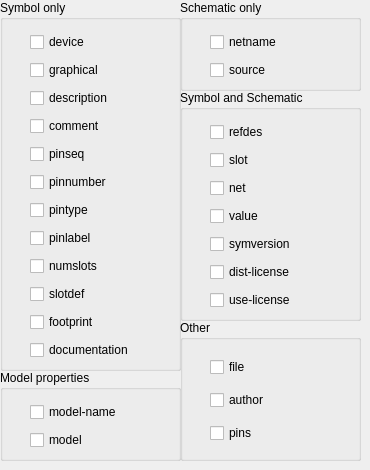
   <widget class="QWidget" name="tab_Tab_in_MainTab_is_ComponentAttributes">
    <attribute name="title">
     <string>Schematic Attributes</string>
    </attribute>
    <widget class="QGroupBox" name="widget_GroupBox_in_MainTab_SchematicAttributes_is_SymbolOnlyBox">
     <property name="geometry">
      <rect>
       <x>0</x>
       <y>0</y>
       <width>181</width>
       <height>371</height>
      </rect>
     </property>
     <property name="title">
      <string>Symbol only</string>
     </property>
     <widget class="QWidget" name="verticalLayoutWidget">
      <property name="geometry">
       <rect>
        <x>30</x>
        <y>30</y>
        <width>124</width>
        <height>332</height>
       </rect>
      </property>
      <layout class="QVBoxLayout" name="widget_VerticalBoxLayout_in_MainTab_SchematicAttributes_SymbolOnlyBox_is_Layout">
       <item>
        <widget class="QCheckBox" name="widget_CheckBox_in_MainTab_SchematicAttributes_SymbolOnlyBox_Layout_is_boolDevice">
         <property name="text">
          <string>device</string>
         </property>
        </widget>
       </item>
       <item>
        <widget class="QCheckBox" name="widget_CheckBox_in_MainTab_SchematicAttributes_SymbolOnlyBox_Layout_is_boolGraphical">
         <property name="text">
          <string>graphical</string>
         </property>
        </widget>
       </item>
       <item>
        <widget class="QCheckBox" name="widget_CheckBox_in_MainTab_SchematicAttributes_SymbolOnlyBox_Layout_is_boolDescription">
         <property name="text">
          <string>description</string>
         </property>
        </widget>
       </item>
       <item>
        <widget class="QCheckBox" name="widget_CheckBox_in_MainTab_SchematicAttributes_SymbolOnlyBox_Layout_is_boolComment">
         <property name="text">
          <string>comment</string>
         </property>
        </widget>
       </item>
       <item>
        <widget class="QCheckBox" name="widget_CheckBox_in_MainTab_SchematicAttributes_SymbolOnlyBox_Layout_is_boolPinseq">
         <property name="text">
          <string>pinseq</string>
         </property>
        </widget>
       </item>
       <item>
        <widget class="QCheckBox" name="widget_CheckBox_in_MainTab_SchematicAttributes_SymbolOnlyBox_Layout_is_boolPinnumber">
         <property name="text">
          <string>pinnumber</string>
         </property>
        </widget>
       </item>
       <item>
        <widget class="QCheckBox" name="widget_CheckBox_in_MainTab_SchematicAttributes_SymbolOnlyBox_Layout_is_boolPinType">
         <property name="text">
          <string>pintype</string>
         </property>
        </widget>
       </item>
       <item>
        <widget class="QCheckBox" name="widget_CheckBox_in_MainTab_SchematicAttributes_SymbolOnlyBox_Layout_is_boolPinLabel">
         <property name="text">
          <string>pinlabel</string>
         </property>
        </widget>
       </item>
       <item>
        <widget class="QCheckBox" name="widget_CheckBox_in_MainTab_SchematicAttributes_SymbolOnlyBox_Layout_is_boolNumSlots">
         <property name="text">
          <string>numslots</string>
         </property>
        </widget>
       </item>
       <item>
        <widget class="QCheckBox" name="widget_CheckBox_in_MainTab_SchematicAttributes_SymbolOnlyBox_Layout_is_boolSlotDef">
         <property name="text">
          <string>slotdef</string>
         </property>
        </widget>
       </item>
       <item>
        <widget class="QCheckBox" name="widget_CheckBox_in_MainTab_SchematicAttributes_SymbolOnlyBox_Layout_is_boolFootPrint">
         <property name="text">
          <string>footprint</string>
         </property>
        </widget>
       </item>
       <item>
        <widget class="QCheckBox" name="widget_CheckBox_in_MainTab_SchematicAttributes_SymbolOnlyBox_Layout_is_boolDocumentation">
         <property name="text">
          <string>documentation</string>
         </property>
        </widget>
       </item>
      </layout>
     </widget>
    </widget>
    <widget class="QGroupBox" name="widget_GroupBox_in_MainTab_SchematicAttributes_is_SchematicOnlyBox">
     <property name="geometry">
      <rect>
       <x>180</x>
       <y>0</y>
       <width>181</width>
       <height>91</height>
      </rect>
     </property>
     <property name="title">
      <string>Schematic only</string>
     </property>
     <widget class="QWidget" name="verticalLayoutWidget">
      <property name="geometry">
       <rect>
        <x>30</x>
        <y>30</y>
        <width>84</width>
        <height>52</height>
       </rect>
      </property>
      <layout class="QVBoxLayout" name="widget_VerticalBoxLayout_in_MainTab_SchematicAttributes_SchematicOnlyBox_is_Layout">
       <item>
        <widget class="QCheckBox" name="widget_CheckBox_in_MainTab_SchematicAttributes_SchematicOnlyBox_Layout_is_boolNetName">
         <property name="text">
          <string>netname</string>
         </property>
        </widget>
       </item>
       <item>
        <widget class="QCheckBox" name="widget_CheckBox_in_MainTab_SchematicAttributes_SchematicOnlyBox_Layout_is_boolSource">
         <property name="text">
          <string>source</string>
         </property>
        </widget>
       </item>
      </layout>
     </widget>
    </widget>
    <widget class="QGroupBox" name="widget_GroupBox_in_MainTab_SchematicAttributes_is_SymbolAndSchematicBox">
     <property name="geometry">
      <rect>
       <x>180</x>
       <y>90</y>
       <width>181</width>
       <height>231</height>
      </rect>
     </property>
     <property name="title">
      <string>Symbol and Schematic</string>
     </property>
     <widget class="QWidget" name="verticalLayoutWidget_3">
      <property name="geometry">
       <rect>
        <x>30</x>
        <y>30</y>
        <width>99</width>
        <height>192</height>
       </rect>
      </property>
      <layout class="QVBoxLayout" name="widget_VerticalBoxLayout_in_MainTab_SchematicAttributes_SymbolAndSchematicBox_is_Layout">
       <item>
        <widget class="QCheckBox" name="widget_CheckBox_in_MainTab_SchematicAttributes_SymbolAndSchematicBox_Layout_is_boolRefDes">
         <property name="text">
          <string>refdes</string>
         </property>
        </widget>
       </item>
       <item>
        <widget class="QCheckBox" name="widget_CheckBox_in_MainTab_SchematicAttributes_SymbolAndSchematicBox_Layout_is_boolSlot">
         <property name="text">
          <string>slot</string>
         </property>
        </widget>
       </item>
       <item>
        <widget class="QCheckBox" name="widget_CheckBox_in_MainTab_SchematicAttributes_SymbolAndSchematicBox_Layout_is_boolNet">
         <property name="text">
          <string>net</string>
         </property>
        </widget>
       </item>
       <item>
        <widget class="QCheckBox" name="widget_CheckBox_in_MainTab_SchematicAttributes_SymbolAndSchematicBox_Layout_is_boolValue">
         <property name="text">
          <string>value</string>
         </property>
        </widget>
       </item>
       <item>
        <widget class="QCheckBox" name="widget_CheckBox_in_MainTab_SchematicAttributes_SymbolAndSchematicBox_Layout_is_boolSymVersion">
         <property name="text">
          <string>symversion</string>
         </property>
        </widget>
       </item>
       <item>
        <widget class="QCheckBox" name="widget_CheckBox_in_MainTab_SchematicAttributes_SymbolAndSchematicBox_Layout_is_boolDistLicense">
         <property name="text">
          <string>dist-license</string>
         </property>
        </widget>
       </item>
       <item>
        <widget class="QCheckBox" name="widget_CheckBox_in_MainTab_SchematicAttributes_SymbolAndSchematicBox_Layout_is_boolUseLicense">
         <property name="text">
          <string>use-license</string>
         </property>
        </widget>
       </item>
      </layout>
     </widget>
    </widget>
    <widget class="QGroupBox" name="widget_GroupBox_in_MainTab_SchematicAttributes_is_OtherBox">
     <property name="geometry">
      <rect>
       <x>180</x>
       <y>320</y>
       <width>181</width>
       <height>141</height>
      </rect>
     </property>
     <property name="title">
      <string>Other</string>
     </property>
     <widget class="QWidget" name="verticalLayoutWidget_5">
      <property name="geometry">
       <rect>
        <x>30</x>
        <y>30</y>
        <width>125</width>
        <height>101</height>
       </rect>
      </property>
      <layout class="QVBoxLayout" name="widget_VerticalBoxLayout_in_MainTab_SchematicAttributes_OtherBox_is_Layout">
       <item>
        <widget class="QCheckBox" name="widget_CheckBox_in_MainTab_SchematicAttributes_OtherBox_Layout_is_boolFile">
         <property name="text">
          <string>file</string>
         </property>
        </widget>
       </item>
       <item>
        <widget class="QCheckBox" name="widget_CheckBox_in_MainTab_SchematicAttributes_OtherBox_Layout_is_boolAuthor">
         <property name="text">
          <string>author</string>
         </property>
        </widget>
       </item>
       <item>
        <widget class="QCheckBox" name="widget_CheckBox_in_MainTab_SchematicAttributes_OtherBox_Layout_is_boolPins">
         <property name="text">
          <string>pins</string>
         </property>
        </widget>
       </item>
      </layout>
     </widget>
    </widget>
    <widget class="QGroupBox" name="widget_GroupBox_in_MainTab_SchematicAttributes_is_ModelPropertiesBox">
     <property name="geometry">
      <rect>
       <x>0</x>
       <y>370</y>
       <width>181</width>
       <height>91</height>
      </rect>
     </property>
     <property name="title">
      <string>Model properties</string>
     </property>
     <widget class="QWidget" name="verticalLayoutWidget_6">
      <property name="geometry">
       <rect>
        <x>30</x>
        <y>30</y>
        <width>106</width>
        <height>52</height>
       </rect>
      </property>
      <layout class="QVBoxLayout" name="widget_VerticalBoxLayout_in_MainTab_SchematicAttributes_ModelPropertiesBox_is_Layout">
       <item>
        <widget class="QCheckBox" name="widget_CheckBox_in_MainTab_SchematicAttributes_ModelPropertiesBox_Layout_is_boolModelName">
         <property name="text">
          <string>model-name</string>
         </property>
        </widget>
       </item>
       <item>
        <widget class="QCheckBox" name="widget_CheckBox_in_MainTab_SchematicAttributes_ModelPropertiesBox_Layout_is_boolModel">
         <property name="text">
          <string>model</string>
         </property>
        </widget>
       </item>
      </layout>
     </widget>
    </widget>
   </widget>
